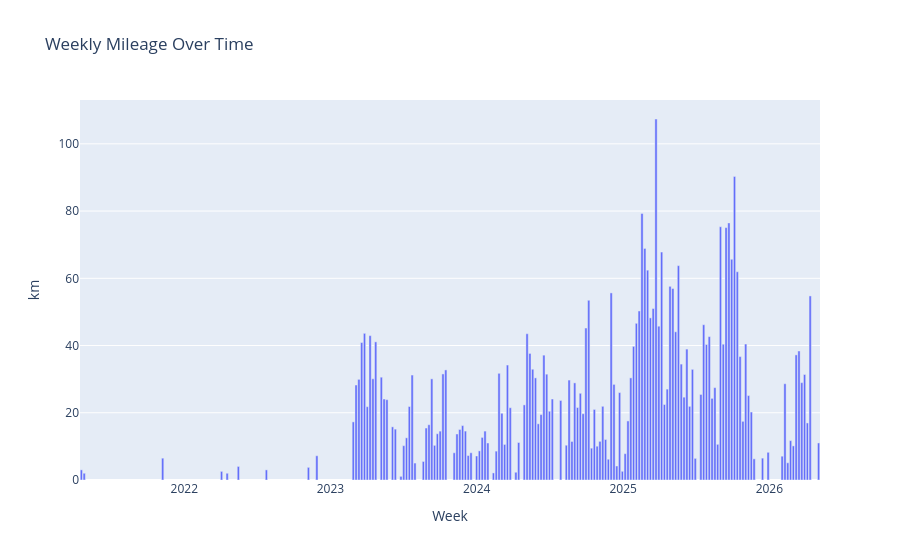

The notebook cell saved with this chart:
### Code cell
df["week"] = df["date"].dt.tz_localize(None).dt.to_period("W").dt.start_time
weekly = df.groupby("week")["distance_km"].sum().reset_index()

fig = px.bar(weekly, x="week", y="distance_km",
             title="Weekly Mileage Over Time",
             labels={"distance_km": "km", "week": "Week"})
fig.show()

### Figure 1 — Plotly figure (JSON) as saved in the notebook; plotly's stock layout.template omitted (floating-point values rounded to 4 significant figures; data arrays with more than 128 entries replaced by an {"elided": "..."} marker saying what was removed)
{"data": [{"hovertemplate": "Week=%{x}<br>km=%{y}<extra></extra>", "legendgroup": "", "marker": {"color": "#636efa", "pattern": {"shape": ""}}, "name": "", "orientation": "v", "showlegend": false, "textposition": "auto", "type": "bar", "x": {"elided": "152 str values"}, "xaxis": "x", "y": {"elided": "152 float values"}, "yaxis": "y"}], "layout": {"barmode": "relative", "legend": {"tracegroupgap": 0}, "title": {"text": "Weekly Mileage Over Time"}, "xaxis": {"anchor": "y", "domain": [0, 1], "title": {"text": "Week"}}, "yaxis": {"anchor": "x", "domain": [0, 1], "title": {"text": "km"}}}}
